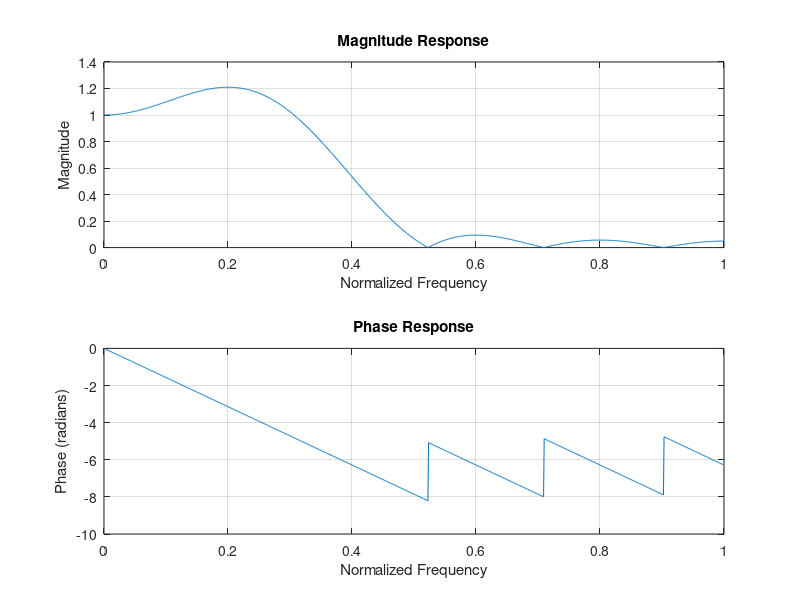

This figure's MATLAB source:
clc;
clear;
close all;

L = 11;
fc = 0.2;
n = 0:L-1;
a = (L-1)/2;

% Rectangular window
h = 2*fc*sinc(2*fc*(n-a));

% Normalize filter coefficients
h = h/sum(h);

[H,w] = freqz(h,1,1024);

subplot(2,1,1);
plot(w/pi,abs(H));
grid on;
title('Magnitude Response');
xlabel('Normalized Frequency');
ylabel('Magnitude');

subplot(2,1,2);
plot(w/pi,unwrap(angle(H)));
grid on;
title('Phase Response');
xlabel('Normalized Frequency');
ylabel('Phase (radians)');
